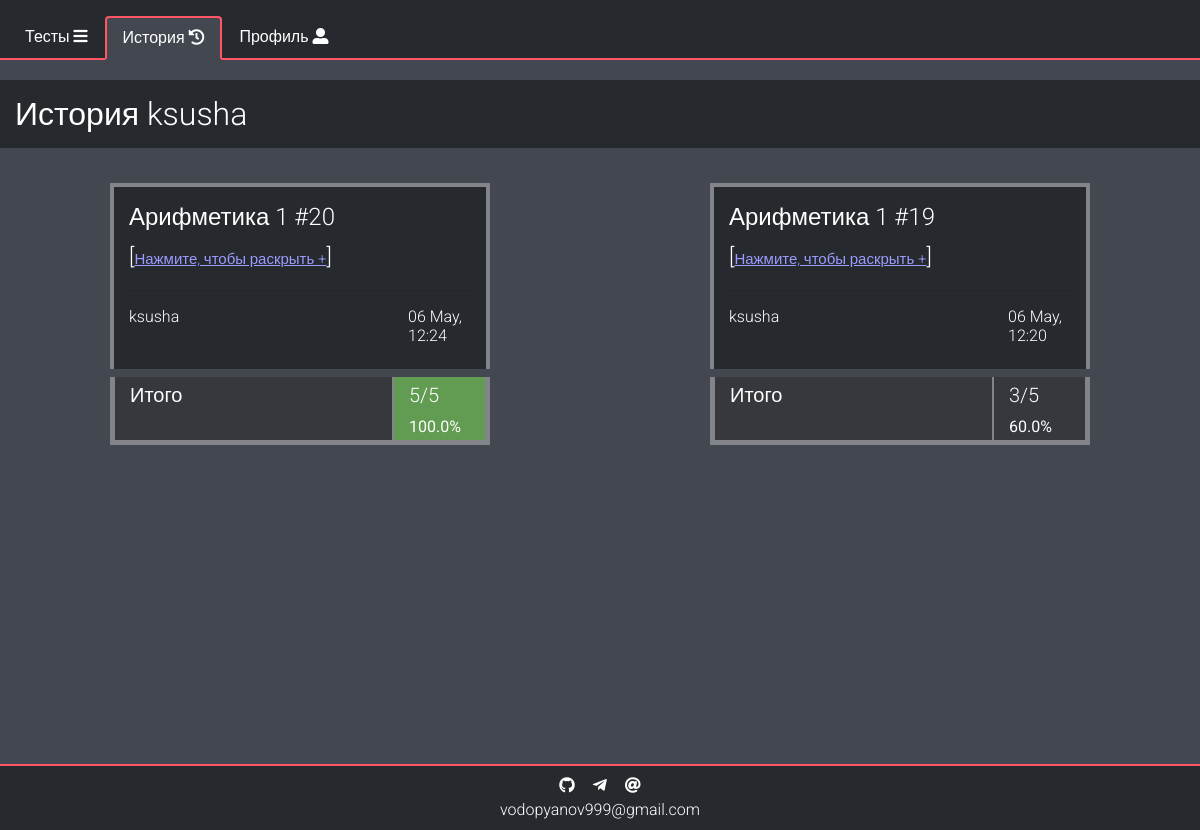
Screenshot of /user_statistics/11 (signed in) with the database file from the repository.
### data/statistics.py (models this page shows, shortened)
class Result(SqlAlchemyBase):
    __tablename__ = 'result'
    id = sqlalchemy.Column(sqlalchemy.Integer,
                           primary_key=True, autoincrement=True)
    test_id = sqlalchemy.Column(sqlalchemy.Integer, sqlalchemy.ForeignKey('tests.id'))
    user_id = sqlalchemy.Column(sqlalchemy.Integer, sqlalchemy.ForeignKey('users.id'))
    is_finished = sqlalchemy.Column(sqlalchemy.Boolean, default=False)
    is_deleted = sqlalchemy.Column(sqlalchemy.Boolean, default=False)
    end_date = sqlalchemy.Column(sqlalchemy.DateTime, default=datetime.datetime.now())
    test = orm.relation("Test")
    user = orm.relation('User')
    rows = orm.relation("ResultRow", back_populates="result")

### data/tests.py (models this page shows, shortened)
class Test(SqlAlchemyBase):
    __tablename__ = 'tests'
    id = sqlalchemy.Column(sqlalchemy.Integer,
                           primary_key=True, autoincrement=True)
    name = sqlalchemy.Column(sqlalchemy.String, nullable=False)
    description = sqlalchemy.Column(sqlalchemy.String, nullable=True)
    creator_id = sqlalchemy.Column(sqlalchemy.Integer, sqlalchemy.ForeignKey("users.id"))
    creator = orm.relation("User")
    questions = orm.relation("Question", back_populates='test')
    statistics = orm.relation("Result", back_populates='test')
    groups = orm.relation("Group",
                          secondary="groups_to_tests")

### data/users.py (models this page shows, shortened)
class User(SqlAlchemyBase, UserMixin):
    __tablename__ = 'users'
    id = sqlalchemy.Column(sqlalchemy.Integer,
                           primary_key=True, autoincrement=True)
    nickname = sqlalchemy.Column(sqlalchemy.String, unique=True, nullable=False)
    hashed_password = sqlalchemy.Column(sqlalchemy.String, nullable=True)
    creator_id = sqlalchemy.Column(sqlalchemy.Integer, sqlalchemy.ForeignKey("users.id"))
    type_id = sqlalchemy.Column(sqlalchemy.Integer,
                                sqlalchemy.ForeignKey("user_types.id"), default=3)
    secret_code = sqlalchemy.Column(sqlalchemy.String, nullable=False)
    chat_id = sqlalchemy.Column(sqlalchemy.Integer, nullable=True, default=0)
    results = orm.relation("Result", back_populates='user')
    user_type = orm.relation("UserType")
    notifications = orm.relation("Notification", back_populates='user')
    created = orm.relation("User")
    tests = orm.relation("Test", back_populates='creator')
    created_groups = orm.relation("Group", back_populates='creator')
    groups = orm.relation("Group",
                          secondary="groups_to_users")

### main.py (the view)
@app.route("/user_statistics/<int:user_id>")
@login_required
def get_user_statistics(user_id):
    try:
        if user_id == current_user.id:
            return redirect("/statistics")
        code = 0
        results = []
        nickname = ""
        db = db_session.create_session()
        user = db.query(User).get(user_id)
        if not user:
            code = 3
        elif (current_user.type_id == 3 and user != current_user) or \
                (current_user.type_id == 2 and user not in current_user.created and current_user != user):
            code = 2
        else:
            nickname = user.nickname
            if current_user.type_id == 3:
                results = db.query(Result).filter(Result.user_id == user_id, ~Result.is_deleted).all()
            else:
                results = db.query(Result).filter(Result.user_id == user_id).all()
        results.reverse()
        return show_statistics(results, title=f"История {nickname}", code=code)
    except sa.orm.exc.DetachedInstanceError:
        return redirect(f"/user_statistics/{user_id}")

### data/db_session.py (called while the page is built)
def create_session() -> Session:
    global __factory
    return __factory()

### main.py (called while the page is built)
@login_manager.user_loader
def load_user(user_id):
    session = db_session.create_session()
    session.expire_on_commit = False
    return session.query(User).get(user_id)

def show_statistics(results, title, code=0):
    if not results and code == 0:
        code = 1
    results = list(r for r in results if r.is_finished)
    for r in results:
        all_answers = list(a.answer == a.correct for a in r.rows)
        r.n_correct_answers = all_answers.count(True)
        r.n_all_answers = len(all_answers)
        r.finish_date = datetime.datetime.strftime(r.end_date, "%d %b, %H:%M")
    return render_template("statistics.html",
                           title=title,
                           results=results,
                           code=code,
                           statistics='active')

### templates/statistics.html (shortened to what this page needs)
{% extends "base.html" %}
{% block content %}
<div class="row">
    <h2 class="header col-12">{{title}}</h2>
    {% if code == 0 %}
    {% for result in results %}
    <div class="result-item col-12 col-md-6 col-lg-4 mx-auto" result-id="{{result.id}}">
        <div class="item" id="{{result.id}}">
            <div class="row mb-2 py-3 result-header">
                <div class="col-12 text-wrap">
                    <a class="font-light" href="/statistics/{{result.test_id}}">
                        <h4>
                            {{result.test.name}} #{{result.id}}
                        </h4>
                    </a>
                    <a href="#{{result.id}}" class="toggle-info font-light" target-id="{{result.id}}">
                        [<span class="spoiler">Нажмите, чтобы раскрыть +</span>]
                    </a>
                    <hr>
                </div>
                <div class="col-8 col-sm-9 text-wrap">
                    {% if result.user and
                    (current_user == result.user or result.user in current_user.created or current_user.type_id == 1) %}
                    <a class="font-light"
                        href="/user_statistics/{{result.user.id}}">
                        <h6>
                            {% if result.user.nickname %}
                                {{result.user.nickname}} {% if current_user == result.user %}(Вы){% endif %}
                            {% else %}
                                DELETED
                            {% endif %}
                        </h6>
                    </a>
                    {% endif %}
                </div>
                <div class="col-4 col-sm-3 text-wrap">
                    <h6>{{result.finish_date}}</h6>
                </div>
            </div>
            <div class="row mt-0 mt-md-2 result">
                <div class="col-9 result-cell">Итого</div>
                <div class="col-3 result-cell
                    {% if result.n_correct_answers == result.n_all_answers%} correct {% endif %}
                ">
                    {{result.n_correct_answers}}/{{result.n_all_answers}}
                    <small>{{(result.n_correct_answers / result.n_all_answers * 100)|round}}%</small>
                </div>
            </div>
        </div>
    </div>
    {% endfor %}
    {% elif code == 1 %}
    <h4 class="header col-12 header-alert">
        Ничего нет
    </h4>
    {% elif code == 2 %}
    {% include "go_away.html" %}
    {% elif code == 3 %}
    <h4 class="header col-12 header-alert">Такого пользователя нет</h4>
    {% endif %}
</div>
{% endblock %}

### static/css/variables.css (style rules this page uses)
:root { --a: #26292e; --b: #ff5564; --c: #36383e; --d: #60636a; --e: #51535c; --f: #82848a; --g: #43474f; --background: var(--g); --font-dark: #000; --font-light: #fff; --link-font: #44a4ff; --test-border: var(--a); --test-font: #fff; --test-description-font: #d8d8d8; --test-background: var(--d); --question-border: var(--a); --question-border-chosen: var(--b); --question-background: var(--c); --question-answer-background: var(--f); --question-chosen: #659e3a; --question-font: #fff; --question-font-header: #e0e0e0; --question-answer-font: #000; --result-border: var(--f); --result-background-dark: var(--a); --result-background-light: var(--c); --result-font: #fff; --result-correct: #629c53; --result-incorrect: #7d4949; --result-font-correct: #fff; --nav-border: var(--b); --nav-border-hover: var(--a); --nav-border-width: 2px; --nav-background: var(--a); --nav-background-active: var(--g); --nav-background-hover: var(--c); --nav-font: #fff; --nav-font-active: #fff; --nav-font-hover: #fff; --list-item-border: var(--c); --list-item-font: #fff; --list-item-notification-font: #fff; --list-item-notification-font-hover: #fafafa; --list-item-dark-font-hover: #000; --list-item-background: var(--f); --list-item-background-dark: var(--e); --list-item-notification-background: var(--d); --list-item-notification-background-hover: var(--f); --list-item-background-dark-hover: var(--f); --list-item-profile-font-hover: #fff; --list-item-profile-background-hover: var(--f); --list-item-danger: #dc3545; --header-background: var(--a); --header-alert-background: #59739e; --header-font: #fff; --success: #3c7510; --btn-danger: #c11324; --delete-link: #b70000; --contacts-background: var(--a); --contacts-font: #fff; --contacts-font-hover: #aaa; --card-background: var(--c); --card-border: var(--b); --card-font: #fff; }

### static/css/test.css (style rules this page uses)
.item { border-radius: 5px; padding: 10px; margin-top: 15px; }

### static/css/result-table.css (style rules this page uses)
.result-header { border: 4px solid var(--result-border); border-bottom: none; font-size: 1.4em; background-color: var(--result-background-dark); }
.result-header { color: var(--result-font); }
.correct { background-color: var(--result-correct)!important; color: var(--result-font-correct); }
.result-cell { font-size: 1em; background-color: var(--result-background-light); border: 1px solid var(--result-border); border-top: 0; padding-top: 3px; color: var(--result-font) }
.result { font-size: 20px; border: 4px solid var(--result-border); border-top: none; }

### static/css/utilities.css (style rules this page uses)
html { overflow: auto; }
body { background-color: var(--background); overflow-y: scroll; overflow-x: hidden; font-family: "Roboto",sans-serif; font-weight: 300; }
.spoiler { font-size: 15px; color: #9c9cff; text-decoration: underline; cursor: pointer; }
.font-light { color: var(--font-light)!important; }
.header { margin-top: 20px; padding: 15px; background-color: var(--header-background); margin-bottom: 10px; color: var(--header-font); }

### rows the page displays
Result: test.name "Арифметика 1", id "20", user.nickname "ksusha", finish_date "06 May, 12:24", n_correct_answers "5", n_all_answers "5", n_correct_answers "100.0"
Result: test.name "Арифметика 1", id "19", user.nickname "ksusha", finish_date "06 May, 12:20", n_correct_answers "3", n_all_answers "5", n_correct_answers "60.0"

### other values shown
{{ title }} "История ksusha"
